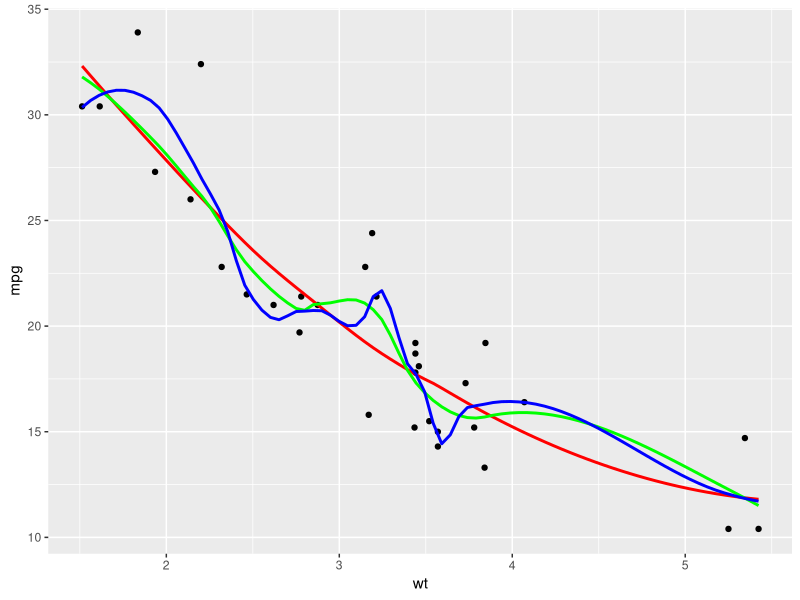
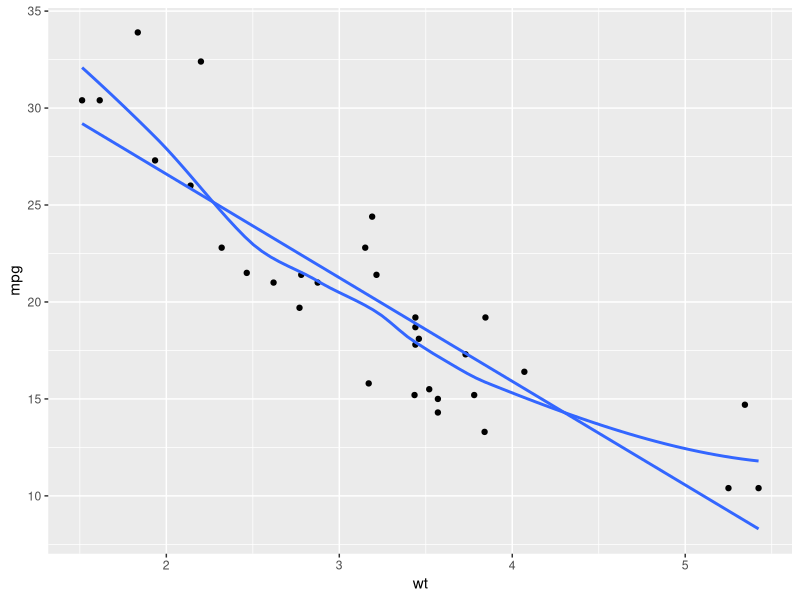

These charts were generated, in order, by the following R code: (Note: this script raises an error after producing the figures.)
#
# stat_bin()     geom_histogram() geom_freqpoly()
# stat_count()   geom_bar()
# stat_smooth()  geom_smooth()
#
library(ggplot2)

ggplot(mtcars, aes(x = wt, y = mpg)) +
  geom_point() +
  # Add 3 smooth LOESS stats, varying span & color
  stat_smooth(se = FALSE, color = 'red', span = 0.9) +
  stat_smooth(se = FALSE, color = 'green', span = 0.6) +
  stat_smooth(se = FALSE, color = 'blue', span = 0.3)

ggplot(mtcars, aes(x = wt, y = mpg)) +
  geom_point() +
  # Add a smooth LOESS stat, no ribbon
  stat_smooth(se = FALSE) +
  # Add a smooth lin. reg. stat, no ribbon
  stat_smooth(method = 'lm', se = FALSE) 

ggplot(Vocab, aes(x = education, y = vocabulary, color = year_group)) +
  geom_jitter(alpha = 0.25) +
  # Map the fill color to year_group, set the line size to 2
  stat_smooth(method = "lm")

